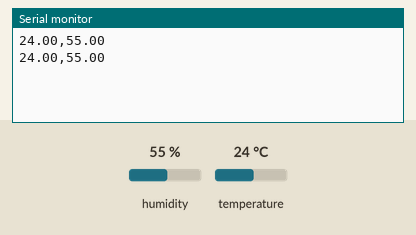
Bench run of a sketch on a simulated Arduino Uno, built with avr-gcc and run on an emulated ATmega328P. Shown: the last lines printed to the serial monitor. The test bench sets the inputs (shaded band); at power-on: humidity 55 %, temperature 24 °C.

Above: at 4.8 s.
4.9 s: humidity set to 22 %
At 6.8 s:
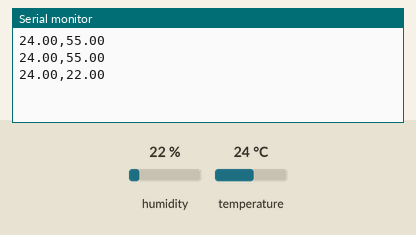
7.9 s: temperature set to 12 °C
At 9.2 s:
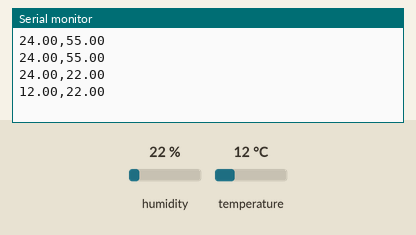
10.9 s: humidity set to 40 %
At 12.8 s:
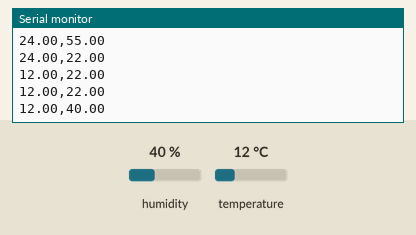
Timing chart, 0 to 14.3 s (numbered marks = the images above; inputs shaded):
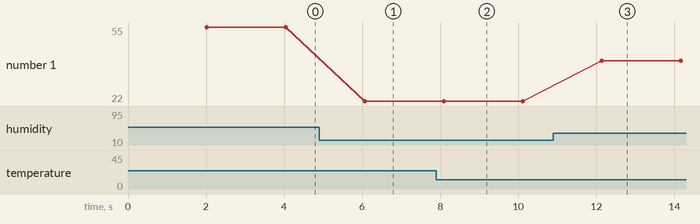

The sketch:

DHT.ino
```cpp
#include <DHT.h>

#define DHT_PIN   A0
#define DHT_TYPE  DHT11

DHT dht(DHT_PIN, DHT_TYPE);

void setup()
{
  Serial.begin(9600);
  dht.begin();
}

void loop()
{
  delay(2000);
  float humidity    = dht.readHumidity();
  float temperature = dht.readTemperature();
  if (isnan(humidity) || isnan(temperature))
  {
    Serial.println("ERROR : Failed To Read From DHT Sensor");
    return;
  }
  Serial.print(temperature);
  Serial.print(",");
  Serial.println(humidity);
}
```

Measured:
- after the input at 4.9 s, the serial monitor: prints a new line after 1.2 s (image 1)
- after the input at 7.9 s, the serial monitor: prints a new line after 0.20 s (image 2)
- after the input at 10.9 s, the serial monitor: prints a new line after 1.2 s (image 3)
- plotted number 1: 55 → 22 after the input at 4.9 s, 22 → 40 after the input at 10.9 s
